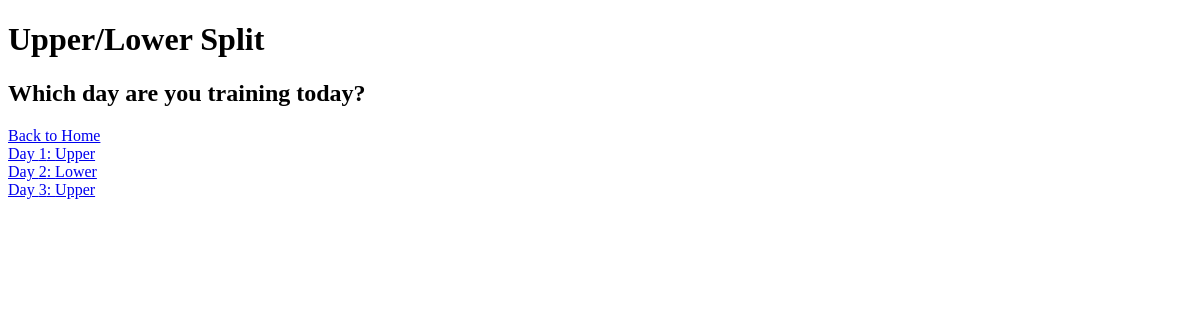
/log/2, run on an earlier commit of the app's database.
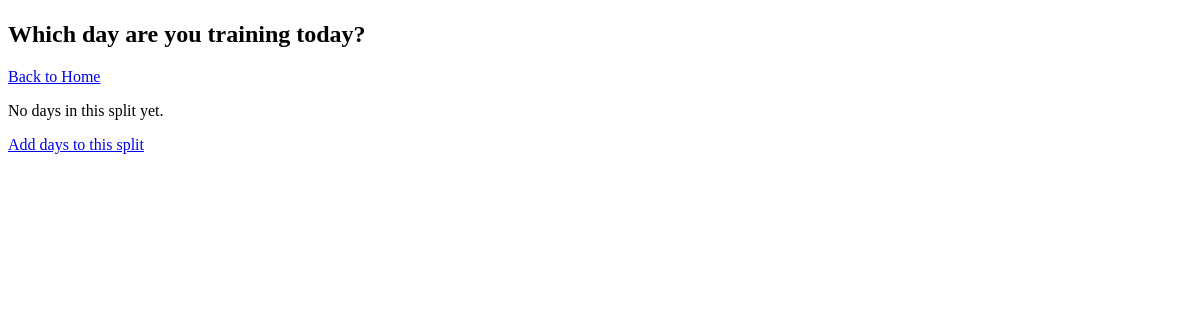
And on a later commit of the database.
### tables this page shows
CREATE TABLE workout_splits (
            id INTEGER PRIMARY KEY AUTOINCREMENT,
            name TEXT NOT NULL
        );

CREATE TABLE split_days (
            id INTEGER PRIMARY KEY AUTOINCREMENT,
            split_id INTEGER NOT NULL,
            day_name TEXT NOT NULL,
            day_order INTEGER NOT NULL,
            FOREIGN KEY (split_id) REFERENCES workout_splits(id)
        );

### app.py (the view)
@app.route("/log/<int:split_id>")
def pick_day(split_id):
    conn = get_db()
    cursor = conn.cursor()
    cursor.execute("SELECT * FROM workout_splits WHERE id = ?", (split_id,))
    split = cursor.fetchone()
    cursor.execute(
        "SELECT * FROM split_days WHERE split_id = ? ORDER BY day_order",
        (split_id,)
    )
    days = cursor.fetchall()
    conn.close()
    return render_template("pick_day.html", split=split, days=days)

### app.py (called while the page is built)
def get_db():
    conn = sqlite3.connect(DB_PATH)
    conn.row_factory = sqlite3.Row
    return conn

### templates/pick_day.html (shortened to what this page needs)
<!DOCTYPE html>
<html lang="en">
<head>
</head>
<body>
    <h1>{{ split.name }}</h1>
    <h2>Which day are you training today?</h2>
    <a href="/">Back to Home</a>
    {% if days %}
        {% for day in days %}
            <div>
                <a href="/log/{{ split.id }}/{{ day.id }}">
                    Day {{ day.day_order }}: {{ day.day_name }}
                </a>
            </div>
        {% endfor %}
    {% else %}
        <p>No days in this split yet.</p>
        <a href="/split/{{ split.id }}">Add days to this split</a>
    {% endif %}
</body>
</html>

What changed in the data, as far as the page shows it:
removed workout_splits: name "Upper/Lower Split"
removed split_days: day_order "1", day_name "Upper"
removed split_days: day_order "2", day_name "Lower"
removed split_days: day_order "3", day_name "Upper"
Also different on the page:
text now shown: "No days in this split yet. Add days to this split"
